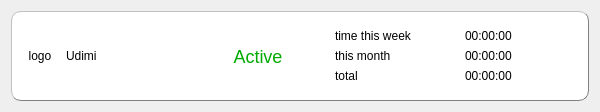
<?xml version="1.0" encoding="UTF-8"?>
<ui version="4.0">
 <class>ProjectItemWdt</class>
 <widget class="QWidget" name="ProjectItemWdt">
  <property name="geometry">
   <rect>
    <x>0</x>
    <y>0</y>
    <width>600</width>
    <height>105</height>
   </rect>
  </property>
  <property name="sizePolicy">
   <sizepolicy hsizetype="Maximum" vsizetype="Preferred">
    <horstretch>0</horstretch>
    <verstretch>0</verstretch>
   </sizepolicy>
  </property>
  <property name="minimumSize">
   <size>
    <width>600</width>
    <height>0</height>
   </size>
  </property>
  <property name="windowTitle">
   <string>Form</string>
  </property>
  <layout class="QHBoxLayout" name="horizontalLayout">
   <property name="spacing">
    <number>15</number>
   </property>
   <item>
    <widget class="QWidget" name="content" native="true">
     <property name="styleSheet">
      <string notr="true">#content {
background-color: rgb(255, 255, 255);
border-radius: 10px;
border-color: gray;
border-width: 1px;
border-style: outset;
}</string>
     </property>
     <layout class="QHBoxLayout" name="horizontalLayout_2">
      <item>
       <widget class="QLabel" name="logoLbl">
        <property name="sizePolicy">
         <sizepolicy hsizetype="Fixed" vsizetype="Fixed">
          <horstretch>0</horstretch>
          <verstretch>0</verstretch>
         </sizepolicy>
        </property>
        <property name="minimumSize">
         <size>
          <width>40</width>
          <height>40</height>
         </size>
        </property>
        <property name="maximumSize">
         <size>
          <width>40</width>
          <height>40</height>
         </size>
        </property>
        <property name="text">
         <string>logo</string>
        </property>
        <property name="alignment">
         <set>Qt::AlignCenter</set>
        </property>
       </widget>
      </item>
      <item>
       <widget class="QLabel" name="nameLbl">
        <property name="text">
         <string>Udimi</string>
        </property>
       </widget>
      </item>
      <item>
       <widget class="QLabel" name="stateLbl">
        <property name="styleSheet">
         <string notr="true">color: rgb(0, 170, 0);
font-size: 18px;</string>
        </property>
        <property name="text">
         <string>Active</string>
        </property>
        <property name="alignment">
         <set>Qt::AlignCenter</set>
        </property>
       </widget>
      </item>
      <item>
       <widget class="QWidget" name="desc1Wdt" native="true">
        <layout class="QVBoxLayout" name="verticalLayout">
         <item>
          <widget class="QLabel" name="desc11Lbl">
           <property name="text">
            <string>time this week</string>
           </property>
          </widget>
         </item>
         <item>
          <widget class="QLabel" name="desc12Lbl">
           <property name="text">
            <string>this month</string>
           </property>
          </widget>
         </item>
         <item>
          <widget class="QLabel" name="desc13Lbl">
           <property name="text">
            <string>total</string>
           </property>
          </widget>
         </item>
        </layout>
       </widget>
      </item>
      <item>
       <widget class="QWidget" name="desc2Wdt" native="true">
        <layout class="QVBoxLayout" name="verticalLayout_2">
         <item>
          <widget class="QLabel" name="desc21Lbl">
           <property name="text">
            <string>00:00:00</string>
           </property>
          </widget>
         </item>
         <item>
          <widget class="QLabel" name="desc22Lbl">
           <property name="text">
            <string>00:00:00</string>
           </property>
          </widget>
         </item>
         <item>
          <widget class="QLabel" name="desc23Lbl">
           <property name="text">
            <string>00:00:00</string>
           </property>
          </widget>
         </item>
        </layout>
       </widget>
      </item>
     </layout>
    </widget>
   </item>
  </layout>
 </widget>
 <resources/>
 <connections/>
</ui>
